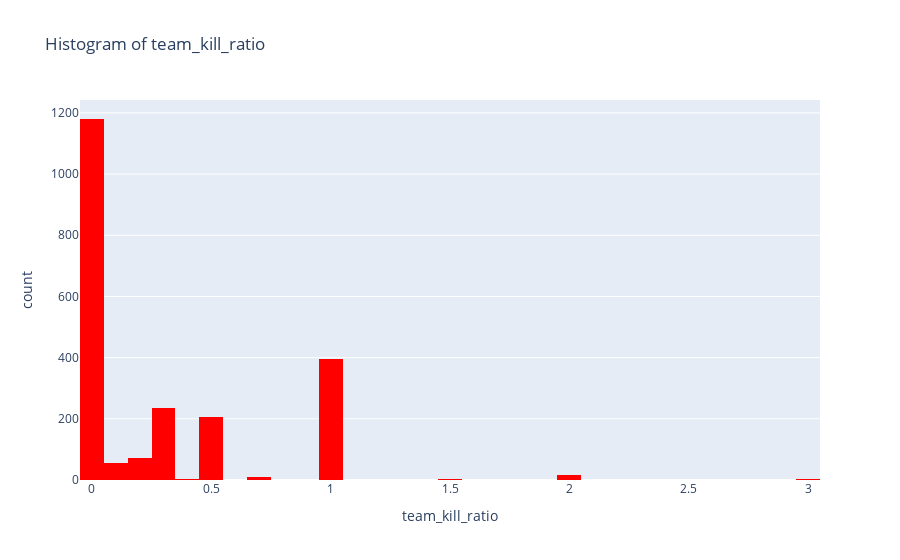
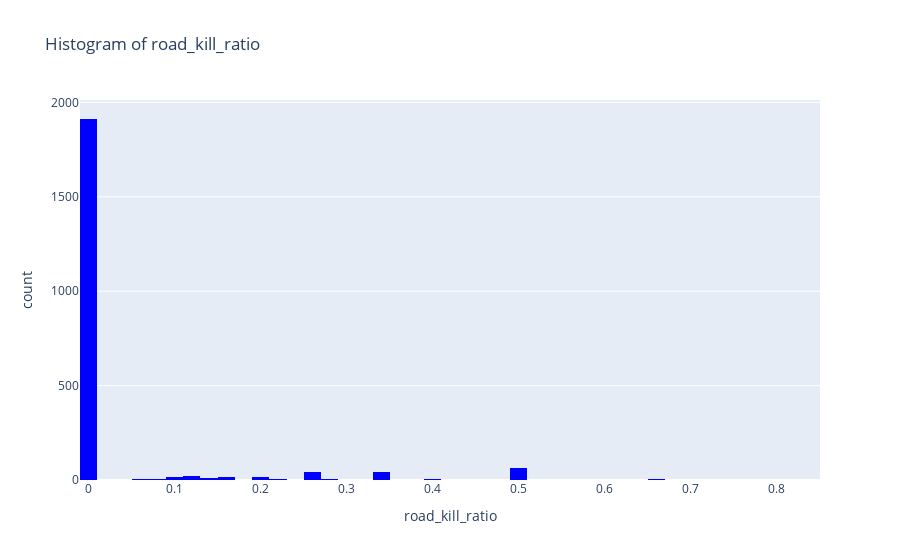
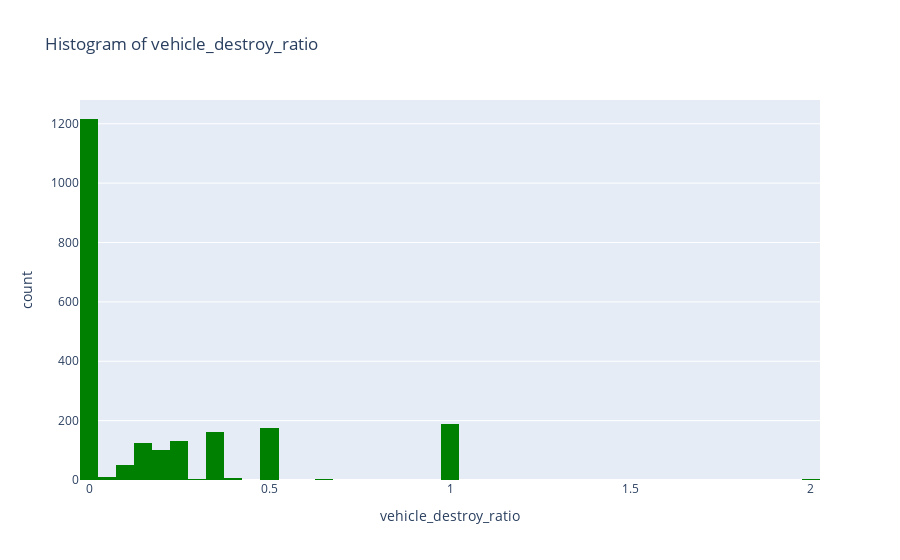

Notebook code cell kept with these figures, in order:
### Code cell
import plotly.express as px

# 각 변수에 할당할 색상 목록
colors = ['red', 'blue', 'green']

# 각 파생변수에 대해 히스토그램을 그리면서 색상 지정
for idx, feature in enumerate(features):
    fig = px.histogram(filtered_data, 
                       x=feature, 
                       nbins=50,
                       title=f'Histogram of {feature}',
                       labels={feature: feature},
                       color_discrete_sequence=[colors[idx]])  # 특정 색상 지정
    fig.show()

### Figure 1 — Plotly figure (JSON) as saved in the notebook; plotly's stock layout.template omitted (floating-point values rounded to 4 significant figures; data arrays with more than 128 entries replaced by an {"elided": "..."} marker saying what was removed)
{"data": [{"alignmentgroup": "True", "bingroup": "x", "hovertemplate": "team_kill_ratio=%{x}<br>count=%{y}<extra></extra>", "legendgroup": "", "marker": {"color": "red", "pattern": {"shape": ""}}, "name": "", "nbinsx": 50, "offsetgroup": "", "orientation": "v", "showlegend": false, "type": "histogram", "x": {"elided": "2176 float values"}, "xaxis": "x", "yaxis": "y"}], "layout": {"barmode": "relative", "legend": {"tracegroupgap": 0}, "title": {"text": "Histogram of team_kill_ratio"}, "xaxis": {"anchor": "y", "domain": [0, 1], "title": {"text": "team_kill_ratio"}}, "yaxis": {"anchor": "x", "domain": [0, 1], "title": {"text": "count"}}}}

### Figure 2 — Plotly figure (JSON) as saved in the notebook; plotly's stock layout.template omitted (floating-point values rounded to 4 significant figures; data arrays with more than 128 entries replaced by an {"elided": "..."} marker saying what was removed)
{"data": [{"alignmentgroup": "True", "bingroup": "x", "hovertemplate": "road_kill_ratio=%{x}<br>count=%{y}<extra></extra>", "legendgroup": "", "marker": {"color": "blue", "pattern": {"shape": ""}}, "name": "", "nbinsx": 50, "offsetgroup": "", "orientation": "v", "showlegend": false, "type": "histogram", "x": {"elided": "2176 float values"}, "xaxis": "x", "yaxis": "y"}], "layout": {"barmode": "relative", "legend": {"tracegroupgap": 0}, "title": {"text": "Histogram of road_kill_ratio"}, "xaxis": {"anchor": "y", "domain": [0, 1], "title": {"text": "road_kill_ratio"}}, "yaxis": {"anchor": "x", "domain": [0, 1], "title": {"text": "count"}}}}

### Figure 3 — Plotly figure (JSON) as saved in the notebook; plotly's stock layout.template omitted (floating-point values rounded to 4 significant figures; data arrays with more than 128 entries replaced by an {"elided": "..."} marker saying what was removed)
{"data": [{"alignmentgroup": "True", "bingroup": "x", "hovertemplate": "vehicle_destroy_ratio=%{x}<br>count=%{y}<extra></extra>", "legendgroup": "", "marker": {"color": "green", "pattern": {"shape": ""}}, "name": "", "nbinsx": 50, "offsetgroup": "", "orientation": "v", "showlegend": false, "type": "histogram", "x": {"elided": "2176 float values"}, "xaxis": "x", "yaxis": "y"}], "layout": {"barmode": "relative", "legend": {"tracegroupgap": 0}, "title": {"text": "Histogram of vehicle_destroy_ratio"}, "xaxis": {"anchor": "y", "domain": [0, 1], "title": {"text": "vehicle_destroy_ratio"}}, "yaxis": {"anchor": "x", "domain": [0, 1], "title": {"text": "count"}}}}
